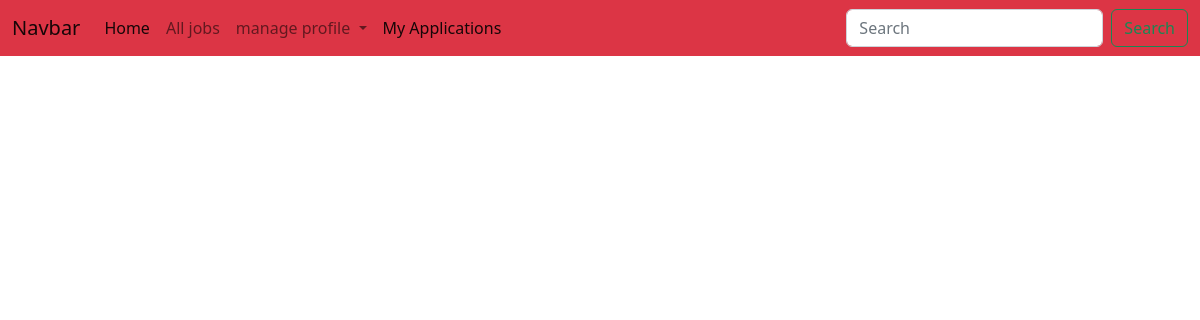
/candidate/applications/all (signed in), run on an earlier commit of the app's database.
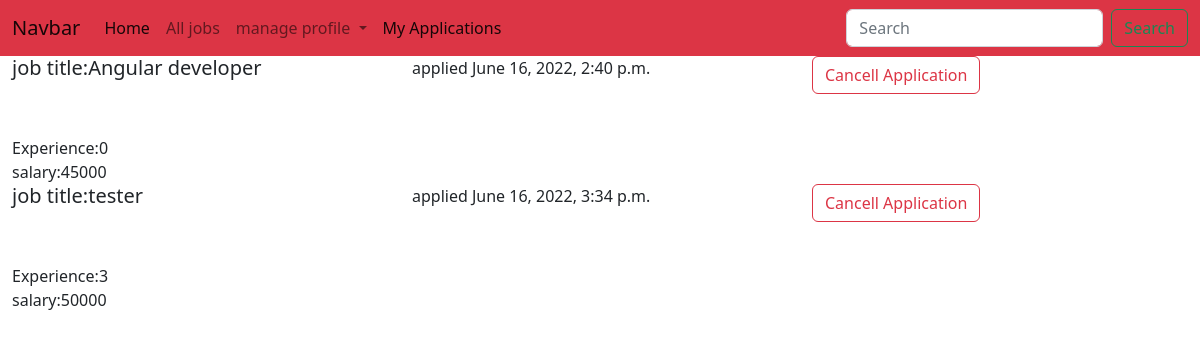
And on a later commit of the database.
### employer/models.py (models this page shows)
class Application(models.Model):
    applicant=models.ForeignKey(User,on_delete=models.CASCADE,related_name="applicant")
    job=models.ForeignKey(Jobs,on_delete=models.CASCADE)
    options=(
        ("applied","applied"),
        ("accepted","accepted"),
        ("pending","pending"),
        ("cancelled","cancelled")
    )
    status=models.CharField(max_length=120,choices=options,default="applied")
    date=models.DateTimeField(auto_now_add=True)
    class Meta:
        unique_together=("applicant","job")

class Jobs(models.Model):
    job_title_name = models.CharField(max_length=150)
    company = models.ForeignKey(User, on_delete=models.CASCADE, related_name="company")
    location = models.CharField(max_length=120)
    salary = models.PositiveIntegerField(null=True)
    experience = models.PositiveIntegerField(default=0)
    created_date = models.DateField(auto_now_add=True)
    last_date = models.DateField(null=True)
    active_status = models.BooleanField(default=True)
    description=models.CharField(max_length=150)

### candidate/views.py (the view)
# urls.py: path("applications/all",views.ApplicationListview.as_view(),name="cand-application"),
class ApplicationListview(ListView):
    model = Application
    template_name = "candidate/cand-applications.html"
    context_object_name = "applications"
    def get_queryset(self):
        return Application.objects.filter(applicant=self.request.user).exclude(status="cancelled")

### candidate/templates/candidate/cand-applications.html
{%extends "candidate/base.html"%}
{%block body_block%}
{%for application in applications%}
<div class="row">
    <div class="col-4">
       <h5>job title:{{application.job.job_title_name}}</h5> <br>
        {{jobs.company.employer.company_name}}<br>
        Experience:{{application.job.experience}}<br>
        salary:{{application.job.salary}}
    </div>
    <div class="col-4">
        {{application.status}}
        {{application.date}}
    </div>
    <div class="col-4">
              <a href="{%url 'cand-cancelapplication' application.id %}" class="btn btn-outline-danger">Cancell Application</a>
    </div>
</div>
{%endfor%}
{%endblock%}

What changed in the data, as far as the page shows it:
added Application: job.job_title_name "Angular developer", job.experience "0", job.salary "45000", status "applied", date "June 16, 2022, 2:40 p.m."
added Application: job.job_title_name "tester", job.experience "3", job.salary "50000", status "applied", date "June 16, 2022, 3:34 p.m."
